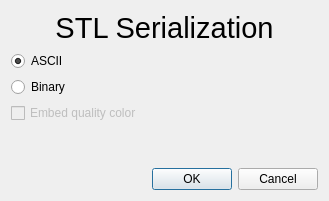
<?xml version="1.0" encoding="UTF-8"?>
<ui version="4.0">
 <class>StlSerializerDialog</class>
 <widget class="QDialog" name="StlSerializerDialog">
  <property name="geometry">
   <rect>
    <x>0</x>
    <y>0</y>
    <width>329</width>
    <height>201</height>
   </rect>
  </property>
  <property name="windowTitle">
   <string>Dialog</string>
  </property>
  <layout class="QVBoxLayout" name="verticalLayout">
   <item>
    <widget class="QLabel" name="titleLabel">
     <property name="styleSheet">
      <string notr="true">font-size: 22pt;</string>
     </property>
     <property name="text">
      <string>STL Serialization</string>
     </property>
     <property name="alignment">
      <set>Qt::AlignCenter</set>
     </property>
    </widget>
   </item>
   <item>
    <widget class="QRadioButton" name="asciiRadioBtn">
     <property name="text">
      <string>ASCII</string>
     </property>
     <property name="checked">
      <bool>true</bool>
     </property>
    </widget>
   </item>
   <item>
    <widget class="QRadioButton" name="binaryRadioBtn">
     <property name="text">
      <string>Binary</string>
     </property>
    </widget>
   </item>
   <item>
    <widget class="QCheckBox" name="embedQualityCheck">
     <property name="enabled">
      <bool>false</bool>
     </property>
     <property name="text">
      <string>Embed quality color</string>
     </property>
    </widget>
   </item>
   <item>
    <spacer name="verticalSpacer">
     <property name="orientation">
      <enum>Qt::Vertical</enum>
     </property>
     <property name="sizeHint" stdset="0">
      <size>
       <width>20</width>
       <height>40</height>
      </size>
     </property>
    </spacer>
   </item>
   <item>
    <widget class="QDialogButtonBox" name="buttonBox">
     <property name="orientation">
      <enum>Qt::Horizontal</enum>
     </property>
     <property name="standardButtons">
      <set>QDialogButtonBox::Cancel|QDialogButtonBox::Ok</set>
     </property>
    </widget>
   </item>
  </layout>
 </widget>
 <resources/>
 <connections>
  <connection>
   <sender>buttonBox</sender>
   <signal>accepted()</signal>
   <receiver>StlSerializerDialog</receiver>
   <slot>accept()</slot>
   <hints>
    <hint type="sourcelabel">
     <x>248</x>
     <y>254</y>
    </hint>
    <hint type="destinationlabel">
     <x>157</x>
     <y>274</y>
    </hint>
   </hints>
  </connection>
  <connection>
   <sender>buttonBox</sender>
   <signal>rejected()</signal>
   <receiver>StlSerializerDialog</receiver>
   <slot>reject()</slot>
   <hints>
    <hint type="sourcelabel">
     <x>316</x>
     <y>260</y>
    </hint>
    <hint type="destinationlabel">
     <x>286</x>
     <y>274</y>
    </hint>
   </hints>
  </connection>
 </connections>
</ui>
